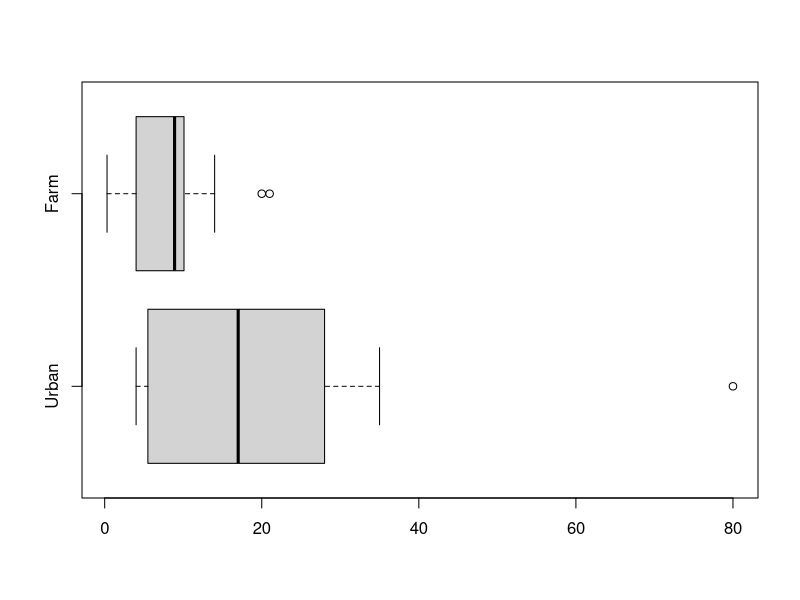

Reproduce this figure in R.
## ---- chunk 1
data <- c(.20, .22, .25, .30, .34, .41, .55, .56, 1.42, 1.70, 1.83, 2.20, 2.25, 3.07, 3.25);
mean(data)
median(data)
## ---- chunk 2
trimmed_data = c( .22, .25, .30, .34, .41, .55, .56, 1.42, 1.70, 1.83, 2.20, 2.25, 3.07);
trimmed_mean <-mean(trimmed_data)
print(trimmed_mean)
trimmed_median <-median(trimmed_data)
print(trimmed_median)
## ---- chunk 3
data <- c(29.5, 49.3, 30.6, 28.2, 28.0, 26.3, 33.9, 29.4, 23.5, 31.6);
max(data)-min(data)
## ---- chunk 4
data <- c(29.5, 49.3, 30.6, 28.2, 28.0, 26.3, 33.9, 29.4, 23.5, 31.6);
mean_data <- mean(data)
s_2 <- 0.0;
for (i in data){
  s_2<- s_2+(i-mean_data)**2;
}
s_2 = s_2/(length(data)-1)
print(s_2)
## ---- chunk 5
stdev <- function (data){
  mean_data = mean(data)
  s_2 = 0.0;
  for (i in data){
    s_2<- s_2+(i-mean_data)**2;
  }
  s_2 <- s_2/(length(data)-1);
  s_2**(0.5)
}
print(stdev(data))
## ---- chunk 6
short<-0;
sum_x_2 <-0
sum_x <-0;
for (x in data){
  sum_x_2 <- sum_x_2 + x**2;
  sum_x  <- sum_x + x
}
short_s_2 <- (sum_x_2-((sum_x)^2)/length(data))/(length(data)-1)
print(short_s_2)
## ---- chunk 7
U<-c(6.0, 5.0, 11.0, 33.0, 4.0, 5.0, 80.0, 18.0, 35.0, 17.0, 23.0)
F<-c(4.0, 14.0, 11.0, 9.0, 9.0, 8.0, 4.0, 20.0, 5.0, 8.9, 21.0, 9.2, 3.0, 2.0, 0.3)
print("U Standard deviation")
stdev(U)
print("F Standard deviation")
stdev(F)
## ---- chunk 8
spread <-function(data){
  sorted <-sort(data);
  lower <- median(sorted[1:(length(sorted)/2)]);
  upper <- median(sorted[(length(sorted)/2+1):length(sorted)])
  upper-lower
  
}
U_spread <- spread(U)
print("U fourth spread")
print(U_spread)
print("F fourth spread")
print(spread(F))
## ---- chunk 9
boxplot(U,F,names = c("Urban","Farm"),horizontal = TRUE)
## ---- chunk 10
cases = c(37, 60, 75, 115, 135, 140, 149, 150, 238, 290, 340, 410, 600, 750, 750, 750, 1050, 1100, 1139, 1150, 1200, 1200, 1250, 1576, 1700, 1825, 2000);
(2.0*stdev(cases)+mean(cases))*1000
